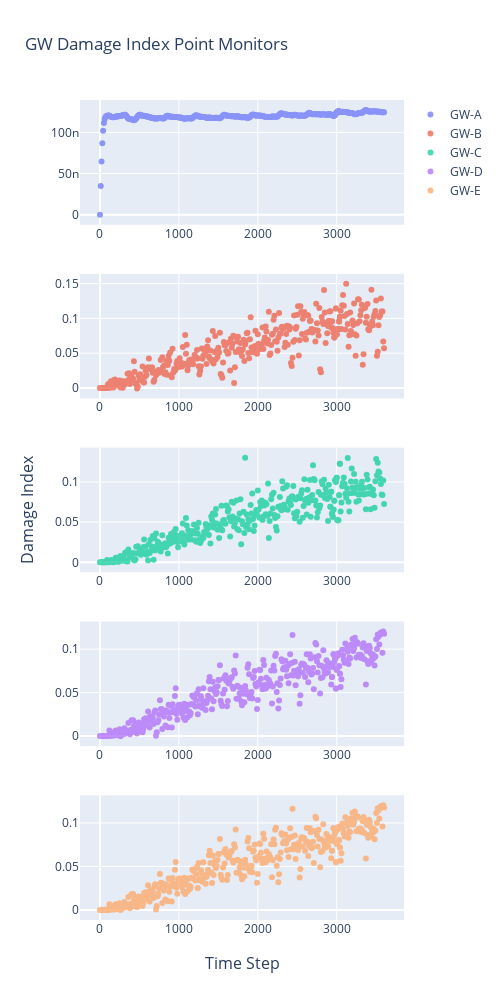

Notebook code cell kept with this figure:
### Code cell
color10_16 = ['#636EFA', '#EF553B', '#00CC96', '#AB63FA', '#FFA15A', '#19D3F3', '#FF6692', '#B6E880', '#FF97FF',
              '#FECB52']
scatter_opacity = 0.7
mean_opacity = scatter_opacity

fig = make_subplots(
    rows=5,
    cols=1,
    shared_xaxes=False,
    x_title="Time Step",
    y_title="Damage Index")
# subplot_titles=("Point A", "Quadrant 2"))

fig.add_trace(go.Scatter(x=resid_dict['point-GW-a.out']['Time Step'],
                         y=resid_dict['point-GW-a.out']['point-gw-a'],
                         mode='markers',
                         opacity=scatter_opacity,
                         name='GW-A',
                         line=dict(color=color10_16[0])),
              row=1, col=1)
# fig.add_trace(go.Scatter(x=bin_df['bin_centres'],
#                          y=bin_df['point-gw-a_bin_mean'],
#                          mode='markers+lines',
#                          name='Mean +/- STD',
#                          line=dict(color='black'),
#                          opacity=.55,
#                          error_x_array=bin_df['point-gw-a_std'],
#                          showlegend=False),
#               row=1, col=1)

fig.add_trace(go.Scatter(x=resid_dict['point-GW-b.out']['Time Step'],
                         y=resid_dict['point-GW-b.out']['point-gw-b'],
                         mode='markers',
                         opacity=scatter_opacity,
                         name='GW-B',
                         line=dict(color=color10_16[1])),
              row=2, col=1)
# fig.add_trace(go.Scatter(x=bin_df['bin_centres'],
#                          y=bin_df['point-gw-b_bin_mean'],
#                          mode='markers+lines',
#                          name='Mean +/- STD',
#                          line=dict(color='black'),
#                          opacity=.55,
#                          error_x_array=bin_df['point-gw-b_std'],
#                          showlegend=False),
#               row=2, col=1)

fig.add_trace(go.Scatter(x=resid_dict['point-GW-c.out']['Time Step'],
                         y=resid_dict['point-GW-c.out']['point-gw-c'],
                         mode='markers',
                         opacity=scatter_opacity,
                         name='GW-C',
                         line=dict(color=color10_16[2]),
                         showlegend=True),
              row=3, col=1)
# fig.add_trace(go.Scatter(x=bin_df['bin_centres'],
#                          y=bin_df['point-gw-c_bin_mean'],
#                          mode='markers+lines',
#                          name='Mean +/- STD',
#                          line=dict(color='black'),
#                          opacity=.55,
#                          error_x_array=bin_df['point-gw-c_std'],
#                          showlegend=False),
#               row=3, col=1)

fig.add_trace(go.Scatter(x=resid_dict['point-GW-d.out']['Time Step'],
                         y=resid_dict['point-GW-d.out']['point-gw-d'],
                         mode='markers',
                         opacity=scatter_opacity,
                         name='GW-D',
                         line=dict(color=color10_16[3]),
                         showlegend=True),
              row=4, col=1)
# fig.add_trace(go.Scatter(x=bin_df['bin_centres'],
#                          y=bin_df['point-gw-d_bin_mean'],
#                          mode='markers+lines',
#                          name='Mean +/- STD',
#                          line=dict(color='black'),
#                          opacity=.55,
#                          error_x_array=bin_df['point-gw-d_std'],
#                          showlegend=False),
#               row=4, col=1)

fig.add_trace(go.Scatter(x=resid_dict['point-GW-e.out']['Time Step'],
                         y=resid_dict['point-GW-e.out']['point-gw-e'],
                         mode='markers',
                         opacity=scatter_opacity,
                         name='GW-E',
                         line=dict(color=color10_16[4]),
                         showlegend=True),
              row=5, col=1)
# fig.add_trace(go.Scatter(x=bin_df['bin_centres'],
#                          y=bin_df['point-gw-e_bin_mean'],
#                          mode='markers+lines',
#                          name='Mean +/- STD',
#                          line=dict(color='black'),
#                          opacity=.55,
#                          error_x_array=bin_df['point-gw-e_std'],
#                          showlegend=True),
#               row=5, col=1)

fig.update_layout(height=1000, width=500,
                  title_text="GW Damage Index Point Monitors")

fig.show()

### Figure 1 — Plotly figure (JSON) as saved in the notebook; plotly's stock layout.template omitted (floating-point values rounded to 4 significant figures; data arrays with more than 128 entries replaced by an {"elided": "..."} marker saying what was removed)
{"data": [{"line": {"color": "#636EFA"}, "mode": "markers", "name": "GW-A", "opacity": 0.7, "type": "scatter", "x": {"elided": "376 int values"}, "xaxis": "x", "y": {"elided": "376 float values"}, "yaxis": "y"}, {"line": {"color": "#EF553B"}, "mode": "markers", "name": "GW-B", "opacity": 0.7, "type": "scatter", "x": {"elided": "374 int values"}, "xaxis": "x2", "y": {"elided": "374 float values"}, "yaxis": "y2"}, {"line": {"color": "#00CC96"}, "mode": "markers", "name": "GW-C", "opacity": 0.7, "showlegend": true, "type": "scatter", "x": {"elided": "373 int values"}, "xaxis": "x3", "y": {"elided": "373 float values"}, "yaxis": "y3"}, {"line": {"color": "#AB63FA"}, "mode": "markers", "name": "GW-D", "opacity": 0.7, "showlegend": true, "type": "scatter", "x": {"elided": "372 int values"}, "xaxis": "x4", "y": {"elided": "372 float values"}, "yaxis": "y4"}, {"line": {"color": "#FFA15A"}, "mode": "markers", "name": "GW-E", "opacity": 0.7, "showlegend": true, "type": "scatter", "x": {"elided": "372 int values"}, "xaxis": "x5", "y": {"elided": "372 float values"}, "yaxis": "y5"}], "layout": {"annotations": [{"font": {"size": 16}, "showarrow": false, "text": "Time Step", "x": 0.5, "xanchor": "center", "xref": "paper", "y": 0, "yanchor": "top", "yref": "paper", "yshift": -30}, {"font": {"size": 16}, "showarrow": false, "text": "Damage Index", "textangle": -90, "x": 0, "xanchor": "right", "xref": "paper", "xshift": -40, "y": 0.5, "yanchor": "middle", "yref": "paper"}], "height": 1000, "title": {"text": "GW Damage Index Point Monitors"}, "width": 500, "xaxis": {"anchor": "y", "domain": [0.0, 1.0]}, "xaxis2": {"anchor": "y2", "domain": [0.0, 1.0]}, "xaxis3": {"anchor": "y3", "domain": [0.0, 1.0]}, "xaxis4": {"anchor": "y4", "domain": [0.0, 1.0]}, "xaxis5": {"anchor": "y5", "domain": [0.0, 1.0]}, "yaxis": {"anchor": "x", "domain": [0.848, 1.0]}, "yaxis2": {"anchor": "x2", "domain": [0.636, 0.788]}, "yaxis3": {"anchor": "x3", "domain": [0.424, 0.576]}, "yaxis4": {"anchor": "x4", "domain": [0.212, 0.364]}, "yaxis5": {"anchor": "x5", "domain": [0.0, 0.152]}}}
